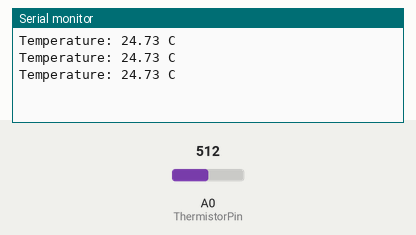
This sketch was run on a simulated Arduino Mega 2560, built with avr-gcc and run on an emulated ATmega2560. On the bench: the last lines printed to the serial monitor. The inputs (shaded band) are chosen by the test bench; at power-on: A0 (ThermistorPin) = 512.

Above: at 1.3 s.
1.4 s: A0 (ThermistorPin) set to 716
At 1.9 s:
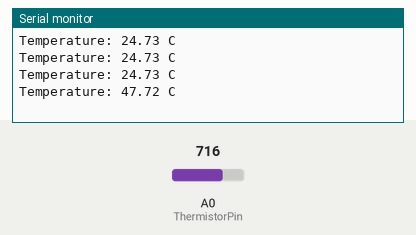
2.9 s: A0 (ThermistorPin) set to 900
At 3.4 s:
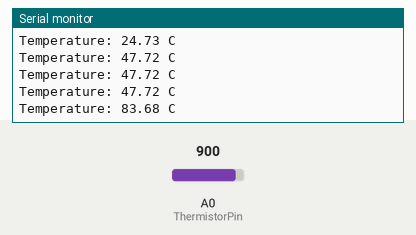
Timing chart, 0 to 5.9 s (numbered marks = the images above; inputs shaded):
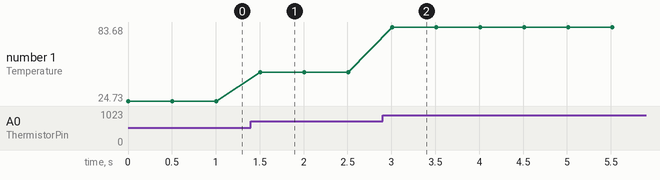

The sketch:

MySmartEspresso.ino
```cpp
/*
My Smart Espresso
Arduino Sketch
v: 0.1

Description:
Simply read T using 100k Thermostor and display values in LCD through serial port


The circuit:
Arduino MEGA2560
LCD display (16x2): NHD-0216K3Z-NSW-BBW
Voltage divider between:
100k Resistor
100k Thermistor

Arduino TX (pin 18) to NHD RX (pin 1)
Arduino GND to NHD VSS (pin 2)
Arduino 5V to NHD VDD (pin 3)
Arduino GND to 100k
Arduino 5V to Thermistor
Arduino A0 to common 100k and thermistor leg

v0.1: send a simple text message

*/
int ThermistorPin = 0;
int Vo;
float R1 = 10000;
float logR2, R2, T;
float c1 = 1.009249522e-03, c2 = 2.378405444e-04, c3 = 2.019202697e-07;

void setup() {
  //Initialize serial and wait for port to open:
  Serial.begin(9600); //to Serial Monitor
  Serial1.begin(9600); //to LCD

  Serial1.write(0xFE);
  Serial1.write(0x41);//Turn On
  Serial1.write(0xFE);
  Serial1.write(0x46);//cursor home
  Serial1.print("Temperature (C): ");
}

void loop() {

  Vo = analogRead(ThermistorPin);
  R2 = R1 * (1023.0 / (float)Vo - 1.0);
  logR2 = log(R2);
  T = (1.0 / (c1 + c2*logR2 + c3*logR2*logR2*logR2));
  T = T - 273.15;

  Serial.print("Temperature: ");
  Serial.print(T);
  Serial.println(" C");

  Serial1.write(0xFE);
  Serial1.write(0x51);//cursor blink on
  Serial1.print(" Temperature (C): ");
  Serial1.write(0xFE);//move cursor to second line
  Serial1.write(0x45);
  Serial1.write(0x28);
  Serial1.print(T);


  delay(500);
  Serial1.write(0xFE);
  Serial1.write(0x51);//clear screen comand
}
```

Measured:
- after the input at 1.4 s, the serial monitor: prints a new line after 0.11 s (image 1)
- after the input at 2.9 s, the serial monitor: prints a new line after 0.11 s (image 2)
- plotted number 1: 24.73 → 47.72 after the input at 1.4 s, 47.72 → 83.68 after the input at 2.9 s
